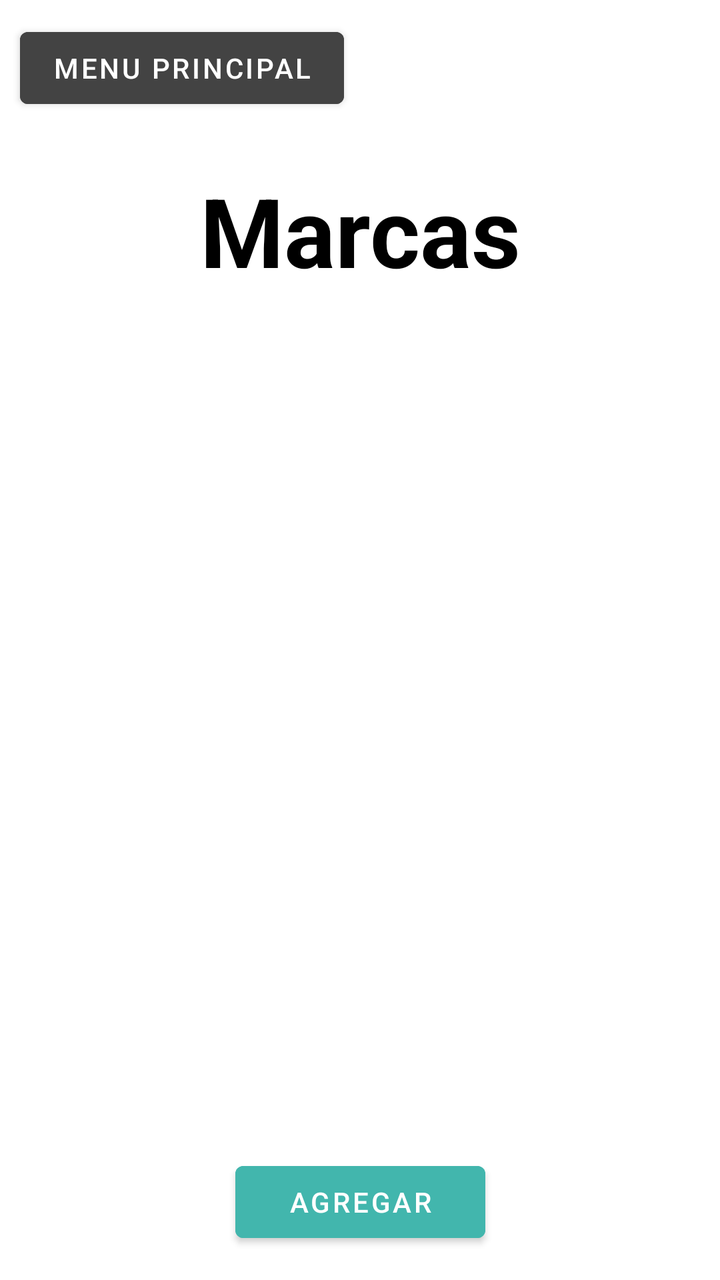
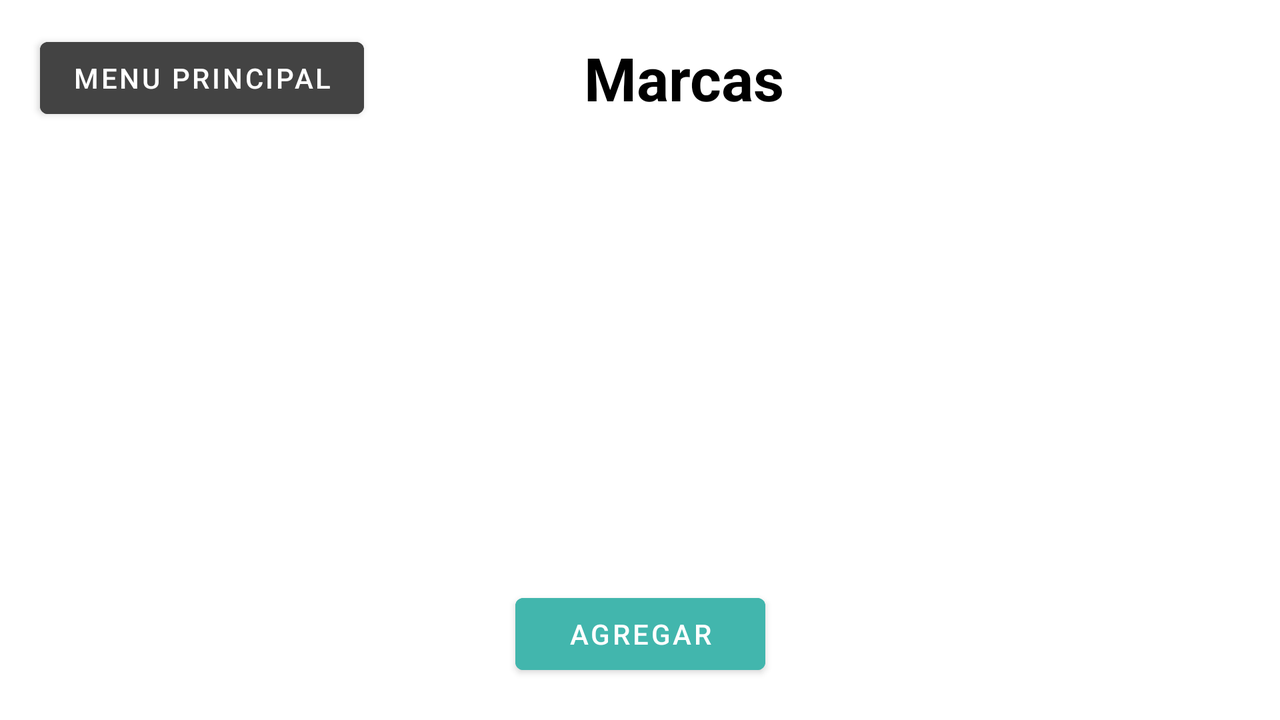

One screen, two layout resources from the same app: the default and the repository's alternative for another configuration. Each is rendered where Android would select it; the XML of both is given below.
<!-- AndroidManifest.xml: application theme Theme.GestorDeInventario -->
<!-- res/layout/activity_marcas.xml -->
<?xml version="1.0" encoding="utf-8"?>
<androidx.constraintlayout.widget.ConstraintLayout xmlns:android="http://schemas.android.com/apk/res/android"
    xmlns:app="http://schemas.android.com/apk/res-auto"
    xmlns:tools="http://schemas.android.com/tools"
    android:layout_width="match_parent"
    android:layout_height="match_parent"
    tools:context=".Marcas">

    <LinearLayout
        android:id="@+id/linearLayout"
        android:layout_width="match_parent"
        android:layout_height="wrap_content"
        android:orientation="vertical"
        app:layout_constraintEnd_toEndOf="parent"
        app:layout_constraintHorizontal_bias="0.5"
        app:layout_constraintStart_toStartOf="parent"
        app:layout_constraintTop_toTopOf="parent">

        <Button
            android:id="@+id/boton_menuPrincipal"
            android:layout_width="wrap_content"
            android:layout_height="wrap_content"
            android:layout_margin="10dp"
            android:backgroundTint="#434343"
            android:onClick="regresarMenu"
            android:text="@string/boton_menuPrincipal" />

    </LinearLayout>

    <LinearLayout
        android:id="@+id/linearLayout3"
        android:layout_width="match_parent"
        android:layout_height="wrap_content"
        android:orientation="vertical"
        android:paddingTop="15dp"
        android:paddingBottom="15dp"
        app:layout_constraintEnd_toEndOf="parent"
        app:layout_constraintHorizontal_bias="0.5"
        app:layout_constraintStart_toStartOf="parent"
        app:layout_constraintTop_toBottomOf="@+id/linearLayout">

        <TextView
            android:id="@+id/tituloPrincipal"
            android:layout_width="match_parent"
            android:layout_height="wrap_content"
            android:text="@string/titulo_Marcas"
            android:textAlignment="center"
            android:textColor="#000000"
            android:textSize="48sp"
            android:textStyle="bold" />
    </LinearLayout>

    <LinearLayout
        android:id="@+id/linearLayout4"
        android:layout_width="match_parent"
        android:layout_height="0dp"
        android:orientation="vertical"
        app:layout_constraintBottom_toTopOf="@+id/constraintLayout2"
        app:layout_constraintEnd_toEndOf="parent"
        app:layout_constraintHorizontal_bias="0.5"
        app:layout_constraintStart_toStartOf="parent"
        app:layout_constraintTop_toBottomOf="@+id/linearLayout3">

        <ListView
            android:id="@+id/listaMarcas"
            android:layout_width="match_parent"
            android:layout_height="match_parent" />

    </LinearLayout>

    <androidx.constraintlayout.widget.ConstraintLayout
        android:id="@+id/constraintLayout2"
        android:layout_width="match_parent"
        android:layout_height="wrap_content"
        android:paddingTop="15dp"
        android:paddingBottom="15dp"
        app:layout_constraintBottom_toBottomOf="parent"
        app:layout_constraintEnd_toEndOf="parent"
        app:layout_constraintHorizontal_bias="0.5"
        app:layout_constraintStart_toStartOf="parent">

        <Button
            android:id="@+id/botonAgregarMarca"
            android:layout_width="125dp"
            android:layout_height="wrap_content"
            android:backgroundTint="#42b6ad"
            android:onClick="irAgregarMarca"
            android:text="@string/boton_productoAgregar"
            app:layout_constraintBottom_toBottomOf="parent"
            app:layout_constraintEnd_toEndOf="parent"
            app:layout_constraintStart_toStartOf="parent"
            app:layout_constraintTop_toTopOf="parent"
            app:layout_constraintVertical_bias="0.0" />
    </androidx.constraintlayout.widget.ConstraintLayout>

</androidx.constraintlayout.widget.ConstraintLayout>
<!-- resources referenced by this layout -->
<resources>
  <string name="boton_menuPrincipal">Menu Principal</string>
  <string name="boton_productoAgregar">Agregar</string>
  <string name="titulo_Marcas">Marcas</string>
  <style name="Theme.GestorDeInventario" parent="Theme.MaterialComponents.DayNight.DarkActionBar">
          
          <item name="colorPrimary">@color/purple_500</item>
          <item name="colorPrimaryVariant">@color/purple_700</item>
          <item name="colorOnPrimary">@color/white</item>
          
          <item name="colorSecondary">@color/teal_200</item>
          <item name="colorSecondaryVariant">@color/teal_700</item>
          <item name="colorOnSecondary">@color/black</item>
          
          <item name="android:statusBarColor" tools:targetApi="l">?attr/colorPrimaryVariant</item>
          
      </style>
</resources>
<!-- res/layout-land/activity_marcas.xml (the repository's variant of the layout above) -->
<!-- drawn on the phone turned sideways -->
<?xml version="1.0" encoding="utf-8"?>
<androidx.constraintlayout.widget.ConstraintLayout xmlns:android="http://schemas.android.com/apk/res/android"
    xmlns:app="http://schemas.android.com/apk/res-auto"
    android:layout_width="match_parent"
    android:layout_height="match_parent">


    <LinearLayout
        android:id="@+id/linearLayout3"
        android:layout_width="match_parent"
        android:layout_height="wrap_content"
        android:gravity="center_vertical"
        android:orientation="horizontal"
        android:paddingTop="15dp"
        android:paddingBottom="15dp"
        app:layout_constraintEnd_toEndOf="parent"
        app:layout_constraintHorizontal_bias="0.5"
        app:layout_constraintStart_toStartOf="parent"
        app:layout_constraintTop_toTopOf="parent">

        <Button
            android:id="@+id/boton_menuPrincipal"
            android:layout_width="wrap_content"
            android:layout_height="wrap_content"
            android:layout_marginStart="20dp"
            android:layout_marginEnd="110dp"
            android:backgroundTint="#434343"
            android:onClick="regresarMenu"
            android:text="@string/boton_menuPrincipal" />

        <TextView
            android:id="@+id/tituloPrincipal"
            android:layout_width="wrap_content"
            android:layout_height="wrap_content"
            android:text="@string/titulo_Marcas"
            android:textAlignment="center"
            android:textColor="#000000"
            android:textSize="30sp"
            android:textStyle="bold" />
    </LinearLayout>

    <LinearLayout
        android:id="@+id/linearLayout4"
        android:layout_width="match_parent"
        android:layout_height="200dp"
        android:orientation="vertical"
        app:layout_constraintBottom_toTopOf="@+id/constraintLayout2"
        app:layout_constraintEnd_toEndOf="parent"
        app:layout_constraintHorizontal_bias="0.5"
        app:layout_constraintStart_toStartOf="parent"
        app:layout_constraintTop_toBottomOf="@+id/linearLayout3">

        <ListView
            android:id="@+id/listaMarcas"
            android:layout_width="match_parent"
            android:layout_height="match_parent"
            android:padding="15dp">

        </ListView>

    </LinearLayout>

    <androidx.constraintlayout.widget.ConstraintLayout
        android:id="@+id/constraintLayout2"
        android:layout_width="match_parent"
        android:layout_height="wrap_content"
        android:layout_marginBottom="4dp"
        android:paddingTop="15dp"
        android:paddingBottom="15dp"
        app:layout_constraintBottom_toBottomOf="parent"
        app:layout_constraintEnd_toEndOf="parent"
        app:layout_constraintHorizontal_bias="0.0"
        app:layout_constraintStart_toStartOf="parent">

        <Button
            android:id="@+id/botonAgregarMarca"
            android:layout_width="125dp"
            android:layout_height="wrap_content"
            android:backgroundTint="#42b6ad"
            android:onClick="irAgregarMarca"
            android:text="@string/boton_productoAgregar"
            app:layout_constraintBottom_toBottomOf="parent"
            app:layout_constraintEnd_toEndOf="parent"
            app:layout_constraintStart_toStartOf="parent"
            app:layout_constraintTop_toTopOf="parent"
            app:layout_constraintVertical_bias="0.0" />
    </androidx.constraintlayout.widget.ConstraintLayout>

</androidx.constraintlayout.widget.ConstraintLayout>
